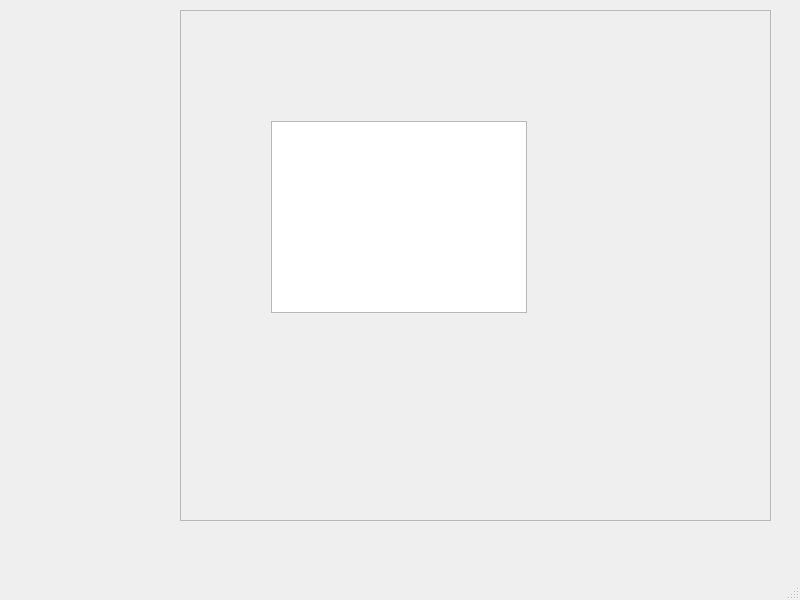
<?xml version="1.0" encoding="UTF-8"?>
<ui version="4.0">
 <class>MainWindow</class>
 <widget class="QMainWindow" name="MainWindow">
  <property name="geometry">
   <rect>
    <x>0</x>
    <y>0</y>
    <width>800</width>
    <height>600</height>
   </rect>
  </property>
  <property name="windowTitle">
   <string>MainWindow</string>
  </property>
  <widget class="QWidget" name="centralwidget">
   <widget class="QScrollArea" name="scrollArea">
    <property name="geometry">
     <rect>
      <x>180</x>
      <y>10</y>
      <width>591</width>
      <height>511</height>
     </rect>
    </property>
    <property name="widgetResizable">
     <bool>true</bool>
    </property>
    <widget class="QWidget" name="scrollAreaWidgetContents">
     <property name="geometry">
      <rect>
       <x>0</x>
       <y>0</y>
       <width>589</width>
       <height>509</height>
      </rect>
     </property>
     <widget class="QTableWidget" name="tableWidget">
      <property name="geometry">
       <rect>
        <x>90</x>
        <y>110</y>
        <width>256</width>
        <height>192</height>
       </rect>
      </property>
     </widget>
     <widget class="QWidget" name="verticalLayoutWidget">
      <property name="geometry">
       <rect>
        <x>270</x>
        <y>330</y>
        <width>160</width>
        <height>80</height>
       </rect>
      </property>
      <layout class="QVBoxLayout" name="verticalLayout"/>
     </widget>
    </widget>
   </widget>
  </widget>
  <widget class="QMenuBar" name="menubar">
   <property name="geometry">
    <rect>
     <x>0</x>
     <y>0</y>
     <width>800</width>
     <height>26</height>
    </rect>
   </property>
  </widget>
  <widget class="QStatusBar" name="statusbar"/>
 </widget>
 <resources/>
 <connections/>
</ui>
